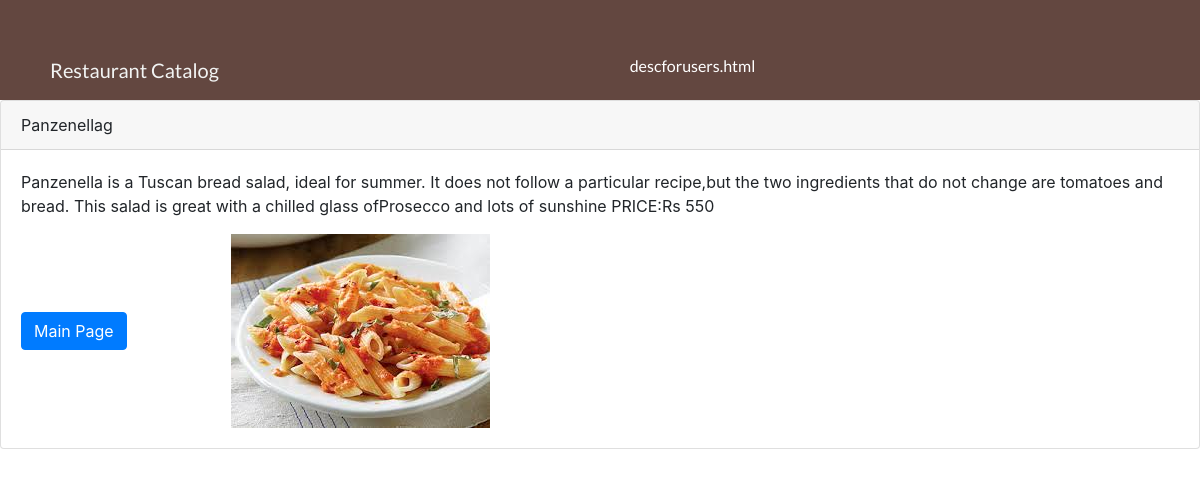
Page /category/1/2/ on the committed database.
### database_setupwithusers.py (models this page shows, shortened)
class Item(Base):
    __tablename__ = 'item'
    name = Column(String(80), nullable=False)
    id = Column(Integer, primary_key=True)
    description = Column(String(250))
    category_id = Column(Integer, ForeignKey('category.id'))
    category = relationship(Category)
    user_id = Column(Integer, ForeignKey('user.id'))
    user = relationship(User)
    picture = Column(String(250))

### projectwithusers.py (the view)
@app.route('/category/<int:category_id>/<int:item_id>/')
def getDescription(category_id, item_id):
    session = DBSession()
    itemdesc = session.query(Item).filter_by(id=item_id).one()
    if 'username' not in login_session:
        signedin = "no"
    else:
        signedin = "yes"
    if login_session.get('email') is not None:
        x = str(login_session.get('email'))
        category = session.query(Category).filter_by(id=category_id).one()
        getuserid = session.query(User).filter_by(email=x).one()
        descwithoptions = session.query(Item).filter_by(
            id=item_id, user_id=getuserid.id).first()
        if descwithoptions is not None:
            return render_template(
                'descforusers.html',
                listt=descwithoptions,
                category_id=category_id, item_id=item_id)
        else:
            return render_template(
                'itemdesc.html', listt=itemdesc, signedin=signedin,
                STATE=login_session.get('state'))
    else:
        return render_template(
            'itemdesc.html', listt=itemdesc,
            category_id=category_id, item_id=item_id, signedin=signedin,
            STATE=login_session.get('state'))

### templates/itemdesc.html (shortened to what this page needs)
<!DOCTYPE html>
<html lang="en">
<head>
		  <link rel="stylesheet" href="https://stackpath.bootstrapcdn.com/bootstrap/4.1.3/css/bootstrap.min.css">
		  <link rel="stylesheet" type="text/css" href="{{ url_for('static', filename='css/card.css') }}">
		  <link rel="stylesheet" type="text/css" href="{{ url_for('static', filename='css/header.css') }}">
</head>
<body>
	<div class="container-fluid">
			{% if signedin ==  "no" %}
				<nav class="navbar ">
				    <span class="navbar-brand mb-0 h1">Restaurant Catalog</span>
				    <h6>descforusers.html</h6>
				</nav>
			{% endif %}
	</div>
	<div class="card">
	  <div class="card-header">
	    {{listt.name}}
	  </div>
	  <div class="card-body">
	    <p class="card-text">{{listt.description}}</p>
	    {% if signedin ==  "no" %}
	    	<a  class="btn btn-primary" href="{{url_for('commoncategoryMenu') }}" >Main Page</a>
	    	<img src="{{ url_for('static', filename='photos/pasta.jpeg') }}" alt="food image">
	    {% endif %}
	  </div>
	</div>
</body>
</html>

### static/css/card.css (style rules this page uses)
h6 { color: white; }
img { margin-left: 100px; }

### static/css/header.css (style rules this page uses)
* { margin: 0; padding: 0; }
.navbar, .container-fluid, .row, body #result { width: 100%; margin: 0; padding: 0; margin-right: 0; }
.navbar { height: 90px; background-color: #634740; color: #F2F4F3; padding: 50px; font-family: 'Lato', sans-serif; font-size: 50px; }

### rows in the picture
Item: name "Panzenellag", description "Panzenella is a Tuscan bread salad, ideal for summer. It does not follow a particular recipe,but the two ingredients that do not change are tomatoes and bread. This salad is great with a chilled glass ofProsecco and lots of sunshine PRICE:Rs 550"
